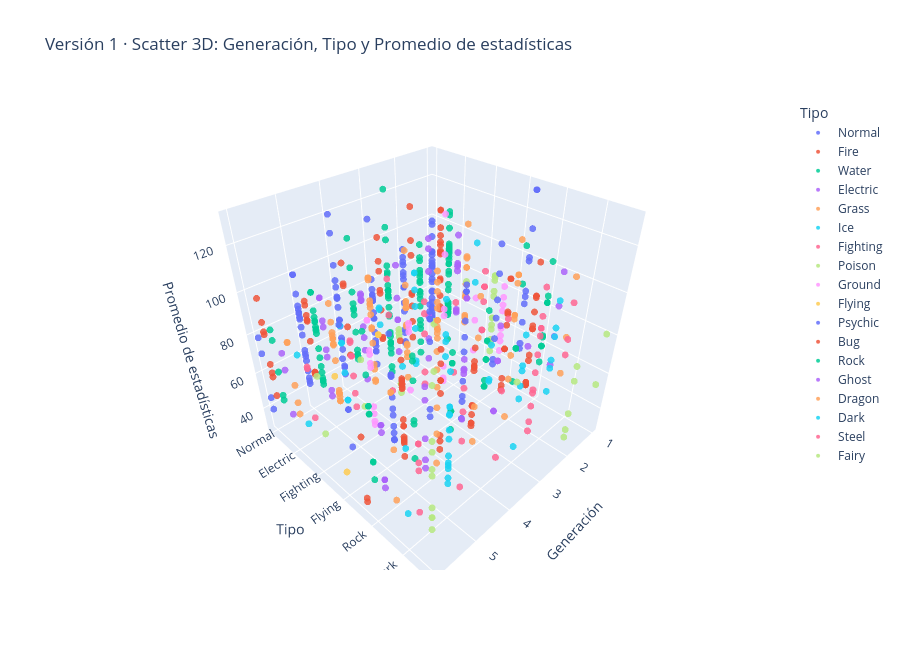

This figure's notebook cell:
### Markdown cell above
## 11. Primera versión del Scatter Plot 3D

Se construye una primera versión con `plotly.express.scatter_3d`, usando la
**generación** en el eje X, el **tipo** en el eje Y y el **promedio de estadísticas**
en el eje Z, coloreando por tipo.

### Code cell
dfv["type_1_str"] = dfv["type_1"].astype(str)

fig_v1 = px.scatter_3d(
    dfv,
    x="generation",
    y="type_1_str",
    z="promedio_estadisticas",
    color="type_1_str",
    hover_name="name",
    category_orders={"type_1_str": tipos_presentes},
    title="Versión 1 · Scatter 3D: Generación, Tipo y Promedio de estadísticas",
    labels={"generation": "Generación", "type_1_str": "Tipo", "promedio_estadisticas": "Promedio de estadísticas"},
    opacity=0.85,
    height=650,
)
fig_v1.update_traces(marker=dict(size=4))
fig_v1.show()

### Figure 1 — Plotly figure (JSON) as saved in the notebook; plotly's stock layout.template omitted (floating-point values rounded to 4 significant figures)
{"data": [{"hovertemplate": "<b>%{hovertext}</b><br><br>Tipo=%{y}<br>Generación=%{x}<br>Promedio de estadísticas=%{z}<extra></extra>", "hovertext": ["Pidgey", "Pidgeotto", "Pidgeot", "PidgeotMega Pidgeot", "Rattata", "Raticate", "Spearow", "Fearow", "Jigglypuff", "Wigglytuff", "Meowth", "Persian", "Farfetch'd", "Doduo", "Dodrio", "Lickitung", "Chansey", "Kangaskhan", "KangaskhanMega Kangaskhan", "Tauros", "Ditto", "Eevee", "Porygon", "Snorlax", "Sentret", "Furret", "Hoothoot", "Noctowl", "Igglybuff", "Aipom", "Girafarig", "Dunsparce", "Teddiursa", "Ursaring", "Porygon2", "Stantler", "Smeargle", "Miltank", "Blissey", "Zigzagoon", "Linoone", "Taillow", "Swellow", "Slakoth", "Vigoroth", "Slaking", "Whismur", "Loudred", "Exploud", "Azurill", "Skitty", "Delcatty", "Spinda", "Swablu", "Zangoose", "Castform", "Kecleon", "Starly", "Staravia", "Staraptor", "Bidoof", "Bibarel", "Ambipom", "Buneary", "Lopunny", "LopunnyMega Lopunny", "Glameow", "Purugly", "Happiny", "Chatot", "Munchlax", "Lickilicky", "Porygon-Z", "Regigigas", "Arceus", "Patrat", "Watchog", "Lillipup", "Herdier", "Stoutland", "Pidove", "Tranquill", "Unfezant", "Audino", "AudinoMega Audino", "Minccino", "Cinccino", "Deerling", "Sawsbuck", "Bouffalant", "Rufflet", "Braviary", "MeloettaAria Forme", "MeloettaPirouette Forme", "Bunnelby", "Diggersby", "Fletchling", "Furfrou"], "legendgroup": "Normal", "marker": {"color": "#636efa", "opacity": 0.85, "size": 4, "symbol": "circle"}, "mode": "markers", "name": "Normal", "scene": "scene", "showlegend": true, "type": "scatter3d", "x": [1, 1, 1, 1, 1, 1, 1, 1, 1, 1, 1, 1, 1, 1, 1, 1, 1, 1, 1, 1, 1, 1, 1, 1, 2, 2, 2, 2, 2, 2, 2, 2, 2, 2, 2, 2, 2, 2, 2, 3, 3, 3, 3, 3, 3, 3, 3, 3, 3, 3, 3, 3, 3, 3, 3, 3, 3, 4, 4, 4, 4, 4, 4, 4, 4, 4, 4, 4, 4, 4, 4, 4, 4, 4, 4, 5, 5, 5, 5, 5, 5, 5, 5, 5, 5, 5, 5, 5, 5, 5, 5, 5, 5, 5, 6, 6, 6, 6], "y": ["Normal", "Normal", "Normal", "Normal", "Normal", "Normal", "Normal", "Normal", "Normal", "Normal", "Normal", "Normal", "Normal", "Normal", "Normal", "Normal", "Normal", "Normal", "Normal", "Normal", "Normal", "Normal", "Normal", "Normal", "Normal", "Normal", "Normal", "Normal", "Normal", "Normal", "Normal", "Normal", "Normal", "Normal", "Normal", "Normal", "Normal", "Normal", "Normal", "Normal", "Normal", "Normal", "Normal", "Normal", "Normal", "Normal", "Normal", "Normal", "Normal", "Normal", "Normal", "Normal", "Normal", "Normal", "Normal", "Normal", "Normal", "Normal", "Normal", "Normal", "Normal", "Normal", "Normal", "Normal", "Normal", "Normal", "Normal", "Normal", "Normal", "Normal", "Normal", "Normal", "Normal", "Normal", "Normal", "Normal", "Normal", "Normal", "Normal", "Normal", "Normal", "Normal", "Normal", "Normal", "Normal", "Normal", "Normal", "Normal", "Normal", "Normal", "Normal", "Normal", "Normal", "Normal", "Normal", "Normal", "Normal", "Normal"], "z": [41.83, 58.17, 79.83, 96.5, 42.17, 68.83, 43.67, 73.67, 45.0, 72.5, 48.33, 73.33, 58.67, 51.67, 76.67, 64.17, 75.0, 81.67, 98.33, 81.67, 48.0, 54.17, 65.83, 90.0, 35.83, 69.17, 43.67, 73.67, 35.0, 60.0, 75.83, 69.17, 55.0, 83.33, 85.83, 77.5, 41.67, 81.67, 90.0, 40.0, 70.0, 45.0, 71.67, 46.67, 73.33, 111.7, 40.0, 60.0, 81.67, 31.67, 43.33, 63.33, 60.0, 51.67, 76.33, 70.0, 73.33, 40.83, 56.67, 80.83, 41.67, 68.33, 80.33, 58.33, 80.0, 96.67, 51.67, 75.33, 36.67, 68.5, 65.0, 85.83, 89.17, 111.7, 120.0, 42.5, 70.0, 45.83, 61.67, 83.33, 44.0, 59.67, 81.33, 74.17, 90.83, 50.0, 78.33, 55.83, 79.17, 81.67, 58.33, 85.0, 100.0, 100.0, 39.5, 70.5, 46.33, 78.67]}, {"hovertemplate": "<b>%{hovertext}</b><br><br>Tipo=%{y}<br>Generación=%{x}<br>Promedio de estadísticas=%{z}<extra></extra>", "hovertext": ["Charmander", "Charmeleon", "Charizard", "CharizardMega Charizard X", "CharizardMega Charizard Y", "Vulpix", "Ninetales", "Growlithe", "Arcanine", "Ponyta", "Rapidash", "Magmar", "Flareon", "Moltres", "Cyndaquil", "Quilava", "Typhlosion", "Slugma", "Magcargo", "Magby", "Entei", "Ho-oh", "Torchic", "Combusken", "Blaziken", "BlazikenMega Blaziken", "Numel", "Camerupt", "CameruptMega Camerupt", "Torkoal", "Chimchar", "Monferno", "Infernape", "Magmortar", "Heatran", "Tepig", "Pignite", "Emboar", "Pansear", "Simisear", "Darumaka", "DarmanitanStandard Mode", "DarmanitanZen Mode", "Heatmor", "Fennekin", "Braixen", "Delphox", "Fletchinder", "Talonflame", "Litleo", "Pyroar", "Volcanion"], "legendgroup": "Fire", "marker": {"color": "#EF553B", "opacity": 0.85, "size": 4, "symbol": "circle"}, "mode": "markers", "name": "Fire", "scene": "scene", "showlegend": true, "type": "scatter3d", "x": [1, 1, 1, 1, 1, 1, 1, 1, 1, 1, 1, 1, 1, 1, 2, 2, 2, 2, 2, 2, 2, 2, 3, 3, 3, 3, 3, 3, 3, 3, 4, 4, 4, 4, 4, 5, 5, 5, 5, 5, 5, 5, 5, 5, 6, 6, 6, 6, 6, 6, 6, 6], "y": ["Fire", "Fire", "Fire", "Fire", "Fire", "Fire", "Fire", "Fire", "Fire", "Fire", "Fire", "Fire", "Fire", "Fire", "Fire", "Fire", "Fire", "Fire", "Fire", "Fire", "Fire", "Fire", "Fire", "Fire", "Fire", "Fire", "Fire", "Fire", "Fire", "Fire", "Fire", "Fire", "Fire", "Fire", "Fire", "Fire", "Fire", "Fire", "Fire", "Fire", "Fire", "Fire", "Fire", "Fire", "Fire", "Fire", "Fire", "Fire", "Fire", "Fire", "Fire", "Fire"], "z": [51.5, 67.5, 89.0, 105.7, 105.7, 49.83, 84.17, 58.33, 92.5, 68.33, 83.33, 82.5, 87.5, 96.67, 51.5, 67.5, 89.0, 41.67, 68.33, 60.83, 96.67, 113.3, 51.67, 67.5, 88.33, 105.0, 50.83, 76.67, 93.33, 78.33, 51.5, 67.5, 89.0, 90.0, 100.0, 51.33, 69.67, 88.0, 52.67, 83.0, 52.5, 80.0, 90.0, 80.67, 51.17, 68.17, 89.0, 63.67, 83.17, 61.5, 84.5, 100.0]}, {"hovertemplate": "<b>%{hovertext}</b><br><br>Tipo=%{y}<br>Generación=%{x}<br>Promedio de estadísticas=%{z}<extra></extra>", "hovertext": ["Squirtle", "Wartortle", "Blastoise", "BlastoiseMega Blastoise", "Psyduck", "Golduck", "Poliwag", "Poliwhirl", "Poliwrath", "Tentacool", "Tentacruel", "Slowpoke", "Slowbro", "SlowbroMega Slowbro", "Seel", "Dewgong", "Shellder", "Cloyster", "Krabby", "Kingler", "Horsea", "Seadra", "Goldeen", "Seaking", "Staryu", "Starmie", "Magikarp", "Gyarados", "GyaradosMega Gyarados", "Lapras", "Vaporeon", "Totodile", "Croconaw", "Feraligatr", "Chinchou", "Lanturn", "Marill", "Azumarill", "Politoed", "Wooper", "Quagsire", "Slowking", "Qwilfish", "Corsola", "Remoraid", "Octillery", "Mantine", "Kingdra", "Suicune", "Mudkip", "Marshtomp", "Swampert", "SwampertMega Swampert", "Lotad", "Lombre", "Ludicolo", "Wingull", "Pelipper", "Carvanha", "Sharpedo", "SharpedoMega Sharpedo", "Wailmer", "Wailord", "Barboach", "Whiscash", "Corphish", "Crawdaunt", "Feebas", "Milotic", "Clamperl", "Huntail", "Gorebyss", "Relicanth", "Luvdisc", "Kyogre", "KyogrePrimal Kyogre", "Piplup", "Prinplup", "Empoleon", "Buizel", "Floatzel", "Shellos", "Gastrodon", "Finneon", "Lumineon", "Mantyke", "Palkia", "Phione", "Manaphy", "Oshawott", "Dewott", "Samurott", "Panpour", "Simipour", "Tympole", "Palpitoad", "Seismitoad", "Basculin", "Tirtouga", "Carracosta", "Ducklett", "Swanna", "Frillish", "Jellicent", "Alomomola", "KeldeoOrdinary Forme", "KeldeoResolute Forme", "Froakie", "Frogadier", "Greninja", "Clauncher", "Clawitzer"], "legendgroup": "Water", "marker": {"color": "#00cc96", "opacity": 0.85, "size": 4, "symbol": "circle"}, "mode": "markers", "name": "Water", "scene": "scene", "showlegend": true, "type": "scatter3d", "x": [1, 1, 1, 1, 1, 1, 1, 1, 1, 1, 1, 1, 1, 1, 1, 1, 1, 1, 1, 1, 1, 1, 1, 1, 1, 1, 1, 1, 1, 1, 1, 2, 2, 2, 2, 2, 2, 2, 2, 2, 2, 2, 2, 2, 2, 2, 2, 2, 2, 3, 3, 3, 3, 3, 3, 3, 3, 3, 3, 3, 3, 3, 3, 3, 3, 3, 3, 3, 3, 3, 3, 3, 3, 3, 3, 3, 4, 4, 4, 4, 4, 4, 4, 4, 4, 4, 4, 4, 4, 5, 5, 5, 5, 5, 5, 5, 5, 5, 5, 5, 5, 5, 5, 5, 5, 5, 5, 6, 6, 6, 6, 6], "y": ["Water", "Water", "Water", "Water", "Water", "Water", "Water", "Water", "Water", "Water", "Water", "Water", "Water", "Water", "Water", "Water", "Water", "Water", "Water", "Water", "Water", "Water", "Water", "Water", "Water", "Water", "Water", "Water", "Water", "Water", "Water", "Water", "Water", "Water", "Water", "Water", "Water", "Water", "Water", "Water", "Water", "Water", "Water", "Water", "Water", "Water", "Water", "Water", "Water", "Water", "Water", "Water", "Water", "Water", "Water", "Water", "Water", "Water", "Water", "Water", "Water", "Water", "Water", "Water", "Water", "Water", "Water", "Water", "Water", "Water", "Water", "Water", "Water", "Water", "Water", "Water", "Water", "Water", "Water", "Water", "Water", "Water", "Water", "Water", "Water", "Water", "Water", "Water", "Water", "Water", "Water", "Water", "Water", "Water", "Water", "Water", "Water", "Water", "Water", "Water", "Water", "Water", "Water", "Water", "Water", "Water", "Water", "Water", "Water", "Water", "Water", "Water"], "z": [52.33, 67.5, 88.33, 105.0, 53.33, 83.33, 50.0, 64.17, 85.0, 55.83, 85.83, 52.5, 81.67, 98.33, 54.17, 79.17, 50.83, 87.5, 54.17, 79.17, 49.17, 73.33, 53.33, 75.0, 56.67, 86.67, 33.33, 90.0, 106.7, 89.17, 87.5, 52.33, 67.5, 88.33, 55.0, 76.67, 41.67, 70.0, 83.33, 35.0, 71.67, 81.67, 71.67, 63.33, 50.0, 80.0, 77.5, 90.0, 96.67, 51.67, 67.5, 89.17, 105.8, 36.67, 56.67, 80.0, 45.0, 71.67, 50.83, 76.67, 93.33, 66.67, 83.33, 48.0, 78.0, 51.33, 78.0, 33.33, 90.0, 57.5, 80.83, 80.83, 80.83, 55.0, 111.7, 128.3, 52.33, 67.5, 88.33, 55.0, 82.5, 54.17, 79.17, 55.0, 76.67, 57.5, 113.3, 80.0, 100.0, 51.33, 68.83, 88.0, 52.67, 83.0, 49.0, 64.0, 84.83, 76.67, 59.17, 82.5, 50.83, 78.83, 55.83, 80.0, 78.33, 96.67, 96.67, 52.33, 67.5, 88.33, 55.0, 83.33]}, {"hovertemplate": "<b>%{hovertext}</b><br><br>Tipo=%{y}<br>Generación=%{x}<br>Promedio de estadísticas=%{z}<extra></extra>", "hovertext": ["Pikachu", "Raichu", "Magnemite", "Magneton", "Voltorb", "Electrode", "Electabuzz", "Jolteon", "Zapdos", "Pichu", "Mareep", "Flaaffy", "Ampharos", "AmpharosMega Ampharos", "Elekid", "Raikou", "Electrike", "Manectric", "ManectricMega Manectric", "Plusle", "Minun", "Shinx", "Luxio", "Luxray", "Pachirisu", "Magnezone", "Electivire", "Rotom", "RotomHeat Rotom", "RotomWash Rotom", "RotomFrost Rotom", "RotomFan Rotom", "RotomMow Rotom", "Blitzle", "Zebstrika", "Emolga", "Tynamo", "Eelektrik", "Eelektross", "ThundurusIncarnate Forme", "ThundurusTherian Forme", "Helioptile", "Heliolisk", "Dedenne"], "legendgroup": "Electric", "marker": {"color": "#ab63fa", "opacity": 0.85, "size": 4, "symbol": "circle"}, "mode": "markers", "name": "Electric", "scene": "scene", "showlegend": true, "type": "scatter3d", "x": [1, 1, 1, 1, 1, 1, 1, 1, 1, 2, 2, 2, 2, 2, 2, 2, 3, 3, 3, 3, 3, 4, 4, 4, 4, 4, 4, 4, 4, 4, 4, 4, 4, 5, 5, 5, 5, 5, 5, 5, 5, 6, 6, 6], "y": ["Electric", "Electric", "Electric", "Electric", "Electric", "Electric", "Electric", "Electric", "Electric", "Electric", "Electric", "Electric", "Electric", "Electric", "Electric", "Electric", "Electric", "Electric", "Electric", "Electric", "Electric", "Electric", "Electric", "Electric", "Electric", "Electric", "Electric", "Electric", "Electric", "Electric", "Electric", "Electric", "Electric", "Electric", "Electric", "Electric", "Electric", "Electric", "Electric", "Electric", "Electric", "Electric", "Electric", "Electric"], "z": [53.33, 80.83, 54.17, 77.5, 55.0, 80.0, 81.67, 87.5, 96.67, 34.17, 46.67, 60.83, 85.0, 101.7, 60.0, 96.67, 49.17, 79.17, 95.83, 67.5, 67.5, 43.83, 60.5, 87.17, 67.5, 89.17, 90.0, 73.33, 86.67, 86.67, 86.67, 86.67, 86.67, 49.17, 82.83, 71.33, 45.83, 67.5, 85.83, 96.67, 96.67, 48.17, 80.17, 71.83]}, {"hovertemplate": "<b>%{hovertext}</b><br><br>Tipo=%{y}<br>Generación=%{x}<br>Promedio de estadísticas=%{z}<extra></extra>", "hovertext": ["Bulbasaur", "Ivysaur", "Venusaur", "VenusaurMega Venusaur", "Oddish", "Gloom", "Vileplume", "Bellsprout", "Weepinbell", "Victreebel", "Exeggcute", "Exeggutor", "Tangela", "Chikorita", "Bayleef", "Meganium", "Bellossom", "Hoppip", "Skiploom", "Jumpluff", "Sunkern", "Sunflora", "Treecko", "Grovyle", "Sceptile", "SceptileMega Sceptile", "Seedot", "Nuzleaf", "Shiftry", "Shroomish", "Breloom", "Roselia", "Cacnea", "Cacturne", "Tropius", "Turtwig", "Grotle", "Torterra", "Budew", "Roserade", "Cherubi", "Cherrim", "Carnivine", "Snover", "Abomasnow", "AbomasnowMega Abomasnow", "Tangrowth", "Leafeon", "ShayminLand Forme", "ShayminSky Forme", "Snivy", "Servine", "Serperior", "Pansage", "Simisage", "Cottonee", "Whimsicott", "Petilil", "Lilligant", "Maractus", "Foongus", "Amoonguss", "Ferroseed", "Ferrothorn", "Virizion", "Chespin", "Quilladin", "Chesnaught", "Skiddo", "Gogoat"], "legendgroup": "Grass", "marker": {"color": "#FFA15A", "opacity": 0.85, "size": 4, "symbol": "circle"}, "mode": "markers", "name": "Grass", "scene": "scene", "showlegend": true, "type": "scatter3d", "x": [1, 1, 1, 1, 1, 1, 1, 1, 1, 1, 1, 1, 1, 2, 2, 2, 2, 2, 2, 2, 2, 2, 3, 3, 3, 3, 3, 3, 3, 3, 3, 3, 3, 3, 3, 4, 4, 4, 4, 4, 4, 4, 4, 4, 4, 4, 4, 4, 4, 4, 5, 5, 5, 5, 5, 5, 5, 5, 5, 5, 5, 5, 5, 5, 5, 6, 6, 6, 6, 6], "y": ["Grass", "Grass", "Grass", "Grass", "Grass", "Grass", "Grass", "Grass", "Grass", "Grass", "Grass", "Grass", "Grass", "Grass", "Grass", "Grass", "Grass", "Grass", "Grass", "Grass", "Grass", "Grass", "Grass", "Grass", "Grass", "Grass", "Grass", "Grass", "Grass", "Grass", "Grass", "Grass", "Grass", "Grass", "Grass", "Grass", "Grass", "Grass", "Grass", "Grass", "Grass", "Grass", "Grass", "Grass", "Grass", "Grass", "Grass", "Grass", "Grass", "Grass", "Grass", "Grass", "Grass", "Grass", "Grass", "Grass", "Grass", "Grass", "Grass", "Grass", "Grass", "Grass", "Grass", "Grass", "Grass", "Grass", "Grass", "Grass", "Grass", "Grass"], "z": [53.0, 67.5, 87.5, 104.2, 53.33, 65.83, 81.67, 50.0, 65.0, 81.67, 54.17, 86.67, 72.5, 53.0, 67.5, 87.5, 81.67, 41.67, 56.67, 76.67, 30.0, 70.83, 51.67, 67.5, 88.33, 105.0, 36.67, 56.67, 80.0, 49.17, 76.67, 66.67, 55.83, 79.17, 76.67, 53.0, 67.5, 87.5, 46.67, 85.83, 45.83, 75.0, 75.67, 55.67, 82.33, 99.0, 89.17, 87.5, 100.0, 100.0, 51.33, 68.83, 88.0, 52.67, 83.0, 46.67, 80.0, 46.67, 80.0, 76.83, 49.0, 77.33, 50.83, 81.5, 96.67, 52.17, 67.5, 88.33, 58.33, 88.5]}, {"hovertemplate": "<b>%{hovertext}</b><br><br>Tipo=%{y}<br>Generación=%{x}<br>Promedio de estadísticas=%{z}<extra></extra>", "hovertext": ["Jynx", "Articuno", "Swinub", "Piloswine", "Delibird", "Smoochum", "Snorunt", "Glalie", "GlalieMega Glalie", "Spheal", "Sealeo", "Walrein", "Regice", "Glaceon", "Mamoswine", "Froslass", "Vanillite", "Vanillish", "Vanilluxe", "Cubchoo", "Beartic", "Cryogonal", "Bergmite", "Avalugg"], "legendgroup": "Ice", "marker": {"color": "#19d3f3", "opacity": 0.85, "size": 4, "symbol": "circle"}, "mode": "markers", "name": "Ice", "scene": "scene", "showlegend": true, "type": "scatter3d", "x": [1, 1, 2, 2, 2, 2, 3, 3, 3, 3, 3, 3, 3, 4, 4, 4, 5, 5, 5, 5, 5, 5, 6, 6], "y": ["Ice", "Ice", "Ice", "Ice", "Ice", "Ice", "Ice", "Ice", "Ice", "Ice", "Ice", "Ice", "Ice", "Ice", "Ice", "Ice", "Ice", "Ice", "Ice", "Ice", "Ice", "Ice", "Ice", "Ice"], "z": [75.83, 96.67, 41.67, 75.0, 55.0, 50.83, 50.0, 80.0, 96.67, 48.33, 68.33, 88.33, 96.67, 87.5, 88.33, 80.0, 50.83, 65.83, 89.17, 50.83, 80.83, 80.83, 50.67, 85.67]}, {"hovertemplate": "<b>%{hovertext}</b><br><br>Tipo=%{y}<br>Generación=%{x}<br>Promedio de estadísticas=%{z}<extra></extra>", "hovertext": ["Mankey", "Primeape", "Machop", "Machoke", "Machamp", "Hitmonlee", "Hitmonchan", "Tyrogue", "Hitmontop", "Makuhita", "Hariyama", "Meditite", "Medicham", "MedichamMega Medicham", "Riolu", "Lucario", "LucarioMega Lucario", "Timburr", "Gurdurr", "Conkeldurr", "Throh", "Sawk", "Mienfoo", "Mienshao", "Pancham", "Pangoro", "Hawlucha"], "legendgroup": "Fighting", "marker": {"color": "#FF6692", "opacity": 0.85, "size": 4, "symbol": "circle"}, "mode": "markers", "name": "Fighting", "scene": "scene", "showlegend": true, "type": "scatter3d", "x": [1, 1, 1, 1, 1, 1, 1, 2, 2, 3, 3, 3, 3, 3, 4, 4, 4, 5, 5, 5, 5, 5, 5, 5, 6, 6, 6], "y": ["Fighting", "Fighting", "Fighting", "Fighting", "Fighting", "Fighting", "Fighting", "Fighting", "Fighting", "Fighting", "Fighting", "Fighting", "Fighting", "Fighting", "Fighting", "Fighting", "Fighting", "Fighting", "Fighting", "Fighting", "Fighting", "Fighting", "Fighting", "Fighting", "Fighting", "Fighting", "Fighting"], "z": [50.83, 75.83, 50.83, 67.5, 84.17, 75.83, 75.83, 35.0, 75.83, 39.5, 79.0, 46.67, 68.33, 85.0, 47.5, 87.5, 104.2, 50.83, 67.5, 84.17, 77.5, 77.5, 58.33, 85.0, 58.0, 82.5, 83.33]}, {"hovertemplate": "<b>%{hovertext}</b><br><br>Tipo=%{y}<br>Generación=%{x}<br>Promedio de estadísticas=%{z}<extra></extra>", "hovertext": ["Ekans", "Arbok", "Nidoran♀", "Nidorina", "Nidoqueen", "Nidoran♂", "Nidorino", "Nidoking", "Zubat", "Golbat", "Grimer", "Muk", "Koffing", "Weezing", "Crobat", "Gulpin", "Swalot", "Seviper", "Stunky", "Skuntank", "Skorupi", "Drapion", "Croagunk", "Toxicroak", "Trubbish", "Garbodor", "Skrelp", "Dragalge"], "legendgroup": "Poison", "marker": {"color": "#B6E880", "opacity": 0.85, "size": 4, "symbol": "circle"}, "mode": "markers", "name": "Poison", "scene": "scene", "showlegend": true, "type": "scatter3d", "x": [1, 1, 1, 1, 1, 1, 1, 1, 1, 1, 1, 1, 1, 1, 2, 3, 3, 3, 4, 4, 4, 4, 4, 4, 5, 5, 6, 6], "y": ["Poison", "Poison", "Poison", "Poison", "Poison", "Poison", "Poison", "Poison", "Poison", "Poison", "Poison", "Poison", "Poison", "Poison", "Poison", "Poison", "Poison", "Poison", "Poison", "Poison", "Poison", "Poison", "Poison", "Poison", "Poison", "Poison", "Poison", "Poison"], "z": [48.0, 73.0, 45.83, 60.83, 84.17, 45.5, 60.83, 84.17, 40.83, 75.83, 54.17, 83.33, 56.67, 81.67, 89.17, 50.33, 77.83, 76.33, 54.83, 79.83, 55.0, 83.33, 50.0, 81.67, 54.83, 79.0, 53.33, 82.33]}, {"hovertemplate": "<b>%{hovertext}</b><br><br>Tipo=%{y}<br>Generación=%{x}<br>Promedio de estadísticas=%{z}<extra></extra>", "hovertext": ["Sandshrew", "Sandslash", "Diglett", "Dugtrio", "Cubone", "Marowak", "Rhyhorn", "Rhydon", "Gligar", "Phanpy", "Donphan", "Trapinch", "Vibrava", "Flygon", "Baltoy", "Claydol", "Groudon", "GroudonPrimal Groudon", "Hippopotas", "Hippowdon", "Rhyperior", "Gliscor", "Drilbur", "Excadrill", "Sandile", "Krokorok", "Krookodile", "Stunfisk", "Golett", "Golurk", "LandorusIncarnate Forme", "LandorusTherian Forme"], "legendgroup": "Ground", "marker": {"color": "#FF97FF", "opacity": 0.85, "size": 4, "symbol": "circle"}, "mode": "markers", "name": "Ground", "scene": "scene", "showlegend": true, "type": "scatter3d", "x": [1, 1, 1, 1, 1, 1, 1, 1, 2, 2, 2, 3, 3, 3, 3, 3, 3, 3, 4, 4, 4, 4, 5, 5, 5, 5, 5, 5, 5, 5, 5, 5], "y": ["Ground", "Ground", "Ground", "Ground", "Ground", "Ground", "Ground", "Ground", "Ground", "Ground", "Ground", "Ground", "Ground", "Ground", "Ground", "Ground", "Ground", "Ground", "Ground", "Ground", "Ground", "Ground", "Ground", "Ground", "Ground", "Ground", "Ground", "Ground", "Ground", "Ground", "Ground", "Ground"], "z": [50.0, 75.0, 44.17, 67.5, 53.33, 70.83, 57.5, 80.83, 71.67, 55.0, 83.33, 48.33, 56.67, 86.67, 50.0, 83.33, 111.7, 128.3, 55.0, 87.5, 89.17, 85.0, 54.67, 84.67, 48.67, 58.5, 86.5, 78.5, 50.5, 80.5, 100.0, 100.0]}, {"hovertemplate": "<b>%{hovertext}</b><br><br>Tipo=%{y}<br>Generación=%{x}<br>Promedio de estadísticas=%{z}<extra></extra>", "hovertext": ["TornadusIncarnate Forme", "TornadusTherian Forme", "Noibat", "Noivern"], "legendgroup": "Flying", "marker": {"color": "#FECB52", "opacity": 0.85, "size": 4, "symbol": "circle"}, "mode": "markers", "name": "Flying", "scene": "scene", "showlegend": true, "type": "scatter3d", "x": [5, 5, 6, 6], "y": ["Flying", "Flying", "Flying", "Flying"], "z": [96.67, 96.67, 40.83, 89.17]}, {"hovertemplate": "<b>%{hovertext}</b><br><br>Tipo=%{y}<br>Generación=%{x}<br>Promedio de estadísticas=%{z}<extra></extra>", "hovertext": ["Abra", "Kadabra", "Alakazam", "AlakazamMega Alakazam", "Drowzee", "Hypno", "Mr. Mime", "Mewtwo", "MewtwoMega Mewtwo X", "MewtwoMega Mewtwo Y", "Mew", "Natu", "Xatu", "Espeon", "Unown", "Wobbuffet", "Lugia", "Celebi", "Ralts", "Kirlia", "Gardevoir", "GardevoirMega Gardevoir", "Spoink", "Grumpig", "Chimecho", "Wynaut", "DeoxysNormal Forme", "DeoxysAttack Forme", "DeoxysDefense Forme", "DeoxysSpeed Forme", "Chingling", "Mime Jr.", "Gallade", "GalladeMega Gallade", "Uxie", "Mesprit", "Azelf", "Cresselia", "Victini", "Munna", "Musharna", "Woobat", "Swoobat", "Sigilyph", "Gothita", "Gothorita", "Gothitelle", "Solosis", "Duosion", "Reuniclus", "Elgyem", "Beheeyem", "Espurr", "MeowsticMale", "MeowsticFemale", "HoopaHoopa Confined", "HoopaHoopa Unbound"], "legendgroup": "Psychic", "marker": {"color": "#636efa", "opacity": 0.85, "size": 4, "symbol": "circle"}, "mode": "markers", "name": "Psychic", "scene": "scene", "showlegend": true, "type": "scatter3d", "x": [1, 1, 1, 1, 1, 1, 1, 1, 1, 1, 1, 2, 2, 2, 2, 2, 2, 2, 3, 3, 3, 3, 3, 3, 3, 3, 3, 3, 3, 3, 4, 4, 4, 4, 4, 4, 4, 4, 5, 5, 5, 5, 5, 5, 5, 5, 5, 5, 5, 5, 5, 5, 6, 6, 6, 6, 6], "y": ["Psychic", "Psychic", "Psychic", "Psychic", "Psychic", "Psychic", "Psychic", "Psychic", "Psychic", "Psychic", "Psychic", "Psychic", "Psychic", "Psychic", "Psychic", "Psychic", "Psychic", "Psychic", "Psychic", "Psychic", "Psychic", "Psychic", "Psychic", "Psychic", "Psychic", "Psychic", "Psychic", "Psychic", "Psychic", "Psychic", "Psychic", "Psychic", "Psychic", "Psychic", "Psychic", "Psychic", "Psychic", "Psychic", "Psychic", "Psychic", "Psychic", "Psychic", "Psychic", "Psychic", "Psychic", "Psychic", "Psychic", "Psychic", "Psychic", "Psychic", "Psychic", "Psychic", "Psychic", "Psychic", "Psychic", "Psychic", "Psychic"], "z": [51.67, 66.67, 83.33, 98.33, 54.67, 80.5, 76.67, 113.3, 130.0, 130.0, 100.0, 53.33, 78.33, 87.5, 56.0, 67.5, 113.3, 100.0, 33.0, 46.33, 86.33, 103.0, 55.0, 78.33, 70.83, 43.33, 100.0, 100.0, 100.0, 100.0, 47.5, 51.67, 86.33, 103.0, 96.67, 96.67, 96.67, 100.0, 100.0, 48.67, 81.17, 52.17, 70.83, 81.67, 48.33, 65.0, 81.67, 48.33, 61.67, 81.67, 55.83, 80.83, 59.17, 77.67, 77.67, 100.0, 113.3]}, {"hovertemplate": "<b>%{hovertext}</b><br><br>Tipo=%{y}<br>Generación=%{x}<br>Promedio de estadísticas=%{z}<extra></extra>", "hovertext": ["Caterpie", "Caterpie", "Metapod", "Butterfree", "Weedle", "Kakuna", "Beedrill", "BeedrillMega Beedrill", "Paras", "Parasect", "Venonat", "Venomoth", "Scyther", "Pinsir", "PinsirMega Pinsir", "Ledyba", "Ledian", "Spinarak", "Ariados", "Yanma", "Pineco", "Forretress", "Scizor", "ScizorMega Scizor", "Shuckle", "Heracross", "HeracrossMega Heracross", "Wurmple", "Silcoon", "Beautifly", "Cascoon", "Dustox", "Surskit", "Masquerain", "Nincada", "Ninjask", "Shedinja", "Volbeat", "Illumise", "Kricketot", "Kricketune", "Burmy", "WormadamPlant Cloak", "WormadamSandy Cloak", "WormadamTrash Cloak", "Mothim", "Combee", "Vespiquen", "Yanmega", "Sewaddle", "Swadloon", "Leavanny", "Venipede", "Whirlipede", "Scolipede", "Dwebble", "Crustle", "Karrablast", "Escavalier", "Joltik", "Galvantula", "Shelmet", "Accelgor", "Durant", "Larvesta", "Volcarona", "Genesect", "Scatterbug", "Spewpa", "Vivillon"], "legendgroup": "Bug", "marker": {"color": "#EF553B", "opacity": 0.85, "size": 4, "symbol": "circle"}, "mode": "markers", "name": "Bug", "scene": "scene", "showlegend": true, "type": "scatter3d", "x": [1, 1, 1, 1, 1, 1, 1, 1, 1, 1, 1, 1, 1, 1, 1, 2, 2, 2, 2, 2, 2, 2, 2, 2, 2, 2, 2, 3, 3, 3, 3, 3, 3, 3, 3, 3, 3, 3, 3, 4, 4, 4, 4, 4, 4, 4, 4, 4, 4, 5, 5, 5, 5, 5, 5, 5, 5, 5, 5, 5, 5, 5, 5, 5, 5, 5, 5, 6, 6, 6], "y": ["Bug", "Bug", "Bug", "Bug", "Bug", "Bug", "Bug", "Bug", "Bug", "Bug", "Bug", "Bug", "Bug", "Bug", "Bug", "Bug", "Bug", "Bug", "Bug", "Bug", "Bug", "Bug", "Bug", "Bug", "Bug", "Bug", "Bug", "Bug", "Bug", "Bug", "Bug", "Bug", "Bug", "Bug", "Bug", "Bug", "Bug", "Bug", "Bug", "Bug", "Bug", "Bug", "Bug", "Bug", "Bug", "Bug", "Bug", "Bug", "Bug", "Bug", "Bug", "Bug", "Bug", "Bug", "Bug", "Bug", "Bug", "Bug", "Bug", "Bug", "Bug", "Bug", "Bug", "Bug", "Bug", "Bug", "Bug", "Bug", "Bug", "Bug"], "z": [32.5, 32.5, 34.17, 65.83, 32.5, 34.17, 65.83, 82.5, 47.5, 67.5, 50.83, 75.0, 83.33, 83.33, 100.0, 44.17, 65.0, 41.67, 65.0, 65.0, 48.33, 77.5, 83.33, 100.0, 84.17, 83.33, 100.0, 32.5, 34.17, 65.83, 34.17, 64.17, 44.83, 69.0, 44.33, 76.0, 39.33, 66.67, 66.67, 32.33, 64.0, 37.33, 70.67, 70.67, 70.67, 70.67, 40.67, 79.0, 85.83, 51.67, 63.33, 83.33, 43.33, 60.0, 80.83, 54.17, 79.17, 52.5, 82.5, 53.17, 78.67, 50.83, 82.5, 80.67, 60.0, 91.67, 100.0, 33.33, 35.5, 68.5]}, {"hovertemplate": "<b>%{hovertext}</b><br><br>Tipo=%{y}<br>Generación=%{x}<br>Promedio de estadísticas=%{z}<extra></extra>", "hovertext": ["Geodude", "Graveler", "Golem", "Onix", "Omanyte", "Omastar", "Kabuto", "Kabutops", "Aerodactyl", "AerodactylMega Aerodactyl", "Sudowoodo", "Larvitar", "Pupitar", "Tyranitar", "TyranitarMega Tyranitar", "Nosepass", "Lunatone", "Solrock", "Lileep", "Cradily", "Anorith", "Armaldo", "Regirock", "Cranidos", "Rampardos", "Shieldon", "Bastiodon", "Bonsly", "Probopass", "Roggenrola", "Boldore", "Gigalith", "Archen", "Archeops", "Terrakion", "Binacle", "Barbaracle", "Tyrunt", "Tyrantrum", "Amaura", "Aurorus", "Carbink", "Diancie", "DiancieMega Diancie"], "legendgroup": "Rock", "marker": {"color": "#00cc96", "opacity": 0.85, "size": 4, "symbol": "circle"}, "mode": "markers", "name": "Rock", "scene": "scene", "showlegend": true, "type": "scatter3d", "x": [1, 1, 1, 1, 1, 1, 1, 1, 1, 1, 2, 2, 2, 2, 2, 3, 3, 3, 3, 3, 3, 3, 3, 4, 4, 4, 4, 4, 4, 5, 5, 5, 5, 5, 5, 6, 6, 6, 6, 6, 6, 6, 6, 6], "y": ["Rock", "Rock", "Rock", "Rock", "Rock", "Rock", "Rock", "Rock", "Rock", "Rock", "Rock", "Rock", "Rock", "Rock", "Rock", "Rock", "Rock", "Rock", "Rock", "Rock", "Rock", "Rock", "Rock", "Rock", "Rock", "Rock", "Rock", "Rock", "Rock", "Rock", "Rock", "Rock", "Rock", "Rock", "Rock", "Rock", "Rock", "Rock", "Rock", "Rock", "Rock", "Rock", "Rock", "Rock"], "z": [50.0, 65.0, 82.5, 64.17, 59.17, 82.5, 59.17, 82.5, 85.83, 102.5, 68.33, 50.0, 68.33, 100.0, 116.7, 62.5, 73.33, 73.33, 59.17, 82.5, 59.17, 82.5, 96.67, 58.33, 82.5, 58.33, 82.5, 48.33, 87.5, 46.67, 65.0, 85.83, 66.83, 94.5, 96.67, 51.0, 83.33, 60.33, 86.83, 60.33, 86.83, 83.33, 100.0, 116.7]}, {"hovertemplate": "<b>%{hovertext}</b><br><br>Tipo=%{y}<br>Generación=%{x}<br>Promedio de estadísticas=%{z}<extra></extra>", "hovertext": ["Gastly", "Haunter", "Gengar", "GengarMega Gengar", "Misdreavus", "Shuppet", "Banette", "BanetteMega Banette", "Duskull", "Dusclops", "Drifloon", "Drifblim", "Mismagius", "Spiritomb", "Dusknoir", "GiratinaAltered Forme", "GiratinaOrigin Forme", "Yamask", "Cofagrigus", "Litwick", "Lampent", "Chandelure", "Phantump", "Trevenant", "PumpkabooAverage Size", "PumpkabooSmall Size", "PumpkabooLarge Size", "PumpkabooSuper Size", "GourgeistAverage Size", "GourgeistSmall Size", "GourgeistLarge Size", "GourgeistSuper Size"], "legendgroup": "Ghost", "marker": {"color": "#ab63fa", "opacity": 0.85, "size": 4, "symbol": "circle"}, "mode": "markers", "name": "Ghost", "scene": "scene", "showlegend": true, "type": "scatter3d", "x": [1, 1, 1, 1, 2, 3, 3, 3, 3, 3, 4, 4, 4, 4, 4, 4, 4, 5, 5, 5, 5, 5, 6, 6, 6, 6, 6, 6, 6, 6, 6, 6], "y": ["Ghost", "Ghost", "Ghost", "Ghost", "Ghost", "Ghost", "Ghost", "Ghost", "Ghost", "Ghost", "Ghost", "Ghost", "Ghost", "Ghost", "Ghost", "Ghost", "Ghost", "Ghost", "Ghost", "Ghost", "Ghost", "Ghost", "Ghost", "Ghost", "Ghost", "Ghost", "Ghost", "Ghost", "Ghost", "Ghost", "Ghost", "Ghost"], "z": [51.67, 67.5, 83.33, 100.0, 72.5, 49.17, 75.83, 92.5, 49.17, 75.83, 58.0, 83.0, 82.5, 80.83, 87.5, 113.3, 113.3, 50.5, 80.5, 45.83, 61.67, 86.67, 51.5, 79.0, 55.83, 55.83, 55.83, 55.83, 82.33, 82.33, 82.33, 82.33]}, {"hovertemplate": "<b>%{hovertext}</b><br><br>Tipo=%{y}<br>Generación=%{x}<br>Promedio de estadísticas=%{z}<extra></extra>", "hovertext": ["Dratini", "Dragonair", "Dragonite", "Altaria", "AltariaMega Altaria", "Bagon", "Shelgon", "Salamence", "SalamenceMega Salamence", "Latias", "LatiasMega Latias", "Latios", "LatiosMega Latios", "Rayquaza", "RayquazaMega Rayquaza", "Gible", "Gabite", "Garchomp", "GarchompMega Garchomp", "Axew", "Fraxure", "Haxorus", "Druddigon", "Reshiram", "Zekrom", "Kyurem", "KyuremBlack Kyurem", "KyuremWhite Kyurem", "Goomy", "Sliggoo", "Goodra", "Zygarde50% Forme"], "legendgroup": "Dragon", "marker": {"color": "#FFA15A", "opacity": 0.85, "size": 4, "symbol": "circle"}, "mode": "markers", "name": "Dragon", "scene": "scene", "showlegend": true, "type": "scatter3d", "x": [1, 1, 1, 3, 3, 3, 3, 3, 3, 3, 3, 3, 3, 3, 3, 4, 4, 4, 4, 5, 5, 5, 5, 5, 5, 5, 5, 5, 6, 6, 6, 6], "y": ["Dragon", "Dragon", "Dragon", "Dragon", "Dragon", "Dragon", "Dragon", "Dragon", "Dragon", "Dragon", "Dragon", "Dragon", "Dragon", "Dragon", "Dragon", "Dragon", "Dragon", "Dragon", "Dragon", "Dragon", "Dragon", "Dragon", "Dragon", "Dragon", "Dragon", "Dragon", "Dragon", "Dragon", "Dragon", "Dragon", "Dragon", "Dragon"], "z": [50.0, 70.0, 100.0, 81.67, 98.33, 50.0, 70.0, 100.0, 116.7, 100.0, 116.7, 100.0, 116.7, 113.3, 130.0, 50.0, 68.33, 100.0, 116.7, 53.33, 68.33, 90.0, 80.83, 113.3, 113.3, 110.0, 116.7, 116.7, 50.0, 75.33, 100.0, 100.0]}, {"hovertemplate": "<b>%{hovertext}</b><br><br>Tipo=%{y}<br>Generación=%{x}<br>Promedio de estadísticas=%{z}<extra></extra>", "hovertext": ["Umbreon", "Murkrow", "Sneasel", "Houndour", "Houndoom", "HoundoomMega Houndoom", "Poochyena", "Mightyena", "Sableye", "SableyeMega Sableye", "Absol", "AbsolMega Absol", "Honchkrow", "Weavile", "Darkrai", "Purrloin", "Liepard", "Scraggy", "Scrafty", "Zorua", "Zoroark", "Pawniard", "Bisharp", "Vullaby", "Mandibuzz", "Deino", "Zweilous", "Hydreigon", "Inkay", "Malamar", "Yveltal"], "legendgroup": "Dark", "marker": {"color": "#19d3f3", "opacity": 0.85, "size": 4, "symbol": "circle"}, "mode": "markers", "name": "Dark", "scene": "scene", "showlegend": true, "type": "scatter3d", "x": [2, 2, 2, 2, 2, 2, 3, 3, 3, 3, 3, 3, 4, 4, 4, 5, 5, 5, 5, 5, 5, 5, 5, 5, 5, 5, 5, 5, 6, 6, 6], "y": ["Dark", "Dark", "Dark", "Dark", "Dark", "Dark", "Dark", "Dark", "Dark", "Dark", "Dark", "Dark", "Dark", "Dark", "Dark", "Dark", "Dark", "Dark", "Dark", "Dark", "Dark", "Dark", "Dark", "Dark", "Dark", "Dark", "Dark", "Dark", "Dark", "Dark", "Dark"], "z": [87.5, 67.5, 71.67, 55.0, 83.33, 100.0, 36.67, 70.0, 63.33, 80.0, 77.5, 94.17, 84.17, 85.0, 100.0, 46.83, 74.33, 58.0, 81.33, 55.0, 85.0, 56.67, 81.67, 61.67, 85.0, 50.0, 70.0, 100.0, 48.0, 80.33, 113.3]}, {"hovertemplate": "<b>%{hovertext}</b><br><br>Tipo=%{y}<br>Generación=%{x}<br>Promedio de estadísticas=%{z}<extra></extra>", "hovertext": ["Steelix", "SteelixMega Steelix", "Skarmory", "Mawile", "MawileMega Mawile", "Aron", "Lairon", "Aggron", "AggronMega Aggron", "Beldum", "Metang", "Metagross", "MetagrossMega Metagross", "Registeel", "Jirachi", "Bronzor", "Bronzong", "Dialga", "Klink", "Klang", "Klinklang", "Cobalion", "Honedge", "Doublade", "AegislashBlade Forme", "AegislashShield Forme", "Klefki"], "legendgroup": "Steel", "marker": {"color": "#FF6692", "opacity": 0.85, "size": 4, "symbol": "circle"}, "mode": "markers", "name": "Steel", "scene": "scene", "showlegend": true, "type": "scatter3d", "x": [2, 2, 2, 3, 3, 3, 3, 3, 3, 3, 3, 3, 3, 3, 3, 4, 4, 4, 5, 5, 5, 5, 6, 6, 6, 6, 6], "y": ["Steel", "Steel", "Steel", "Steel", "Steel", "Steel", "Steel", "Steel", "Steel", "Steel", "Steel", "Steel", "Steel", "Steel", "Steel", "Steel", "Steel", "Steel", "Steel", "Steel", "Steel", "Steel", "Steel", "Steel", "Steel", "Steel", "Steel"], "z": [85.0, 101.7, 77.5, 63.33, 80.0, 55.0, 71.67, 88.33, 105.0, 50.0, 70.0, 100.0, 116.7, 96.67, 100.0, 50.0, 83.33, 113.3, 50.0, 73.33, 86.67, 96.67, 54.17, 74.67, 86.67, 86.67, 78.33]}, {"hovertemplate": "<b>%{hovertext}</b><br><br>Tipo=%{y}<br>Generación=%{x}<br>Promedio de estadísticas=%{z}<extra></extra>", "hovertext": ["Clefairy", "Clefable", "Cleffa", "Togepi", "Togetic", "Snubbull", "Granbull", "Togekiss", "Flabébé", "Floette", "Florges", "Spritzee", "Aromatisse", "Swirlix", "Slurpuff", "Sylveon", "Xerneas"], "legendgroup": "Fairy", "marker": {"color": "#B6E880", "opacity": 0.85, "size": 4, "symbol": "circle"}, "mode": "markers", "name": "Fairy", "scene": "scene", "showlegend": true, "type": "scatter3d", "x": [1, 1, 2, 2, 2, 2, 2, 4, 6, 6, 6, 6, 6, 6, 6, 6, 6], "y": ["Fairy", "Fairy", "Fairy", "Fairy", "Fairy", "Fairy", "Fairy", "Fairy", "Fairy", "Fairy", "Fairy", "Fairy", "Fairy", "Fairy", "Fairy", "Fairy", "Fairy"], "z": [53.83, 80.5, 36.33, 40.83, 67.5, 50.0, 75.0, 90.83, 50.5, 61.83, 92.0, 56.83, 77.0, 56.83, 80.0, 87.5, 113.3]}], "layout": {"height": 650, "legend": {"title": {"text": "Tipo"}, "tracegroupgap": 0}, "scene": {"domain": {"x": [0, 1], "y": [0, 1]}, "xaxis": {"title": {"text": "Generación"}}, "yaxis": {"categoryarray": ["Normal", "Fire", "Water", "Electric", "Grass", "Ice", "Fighting", "Poison", "Ground", "Flying", "Psychic", "Bug", "Rock", "Ghost", "Dragon", "Dark", "Steel", "Fairy"], "categoryorder": "array", "title": {"text": "Tipo"}}, "zaxis": {"title": {"text": "Promedio de estadísticas"}}}, "title": {"text": "Versión 1 · Scatter 3D: Generación, Tipo y Promedio de estadísticas"}}}
